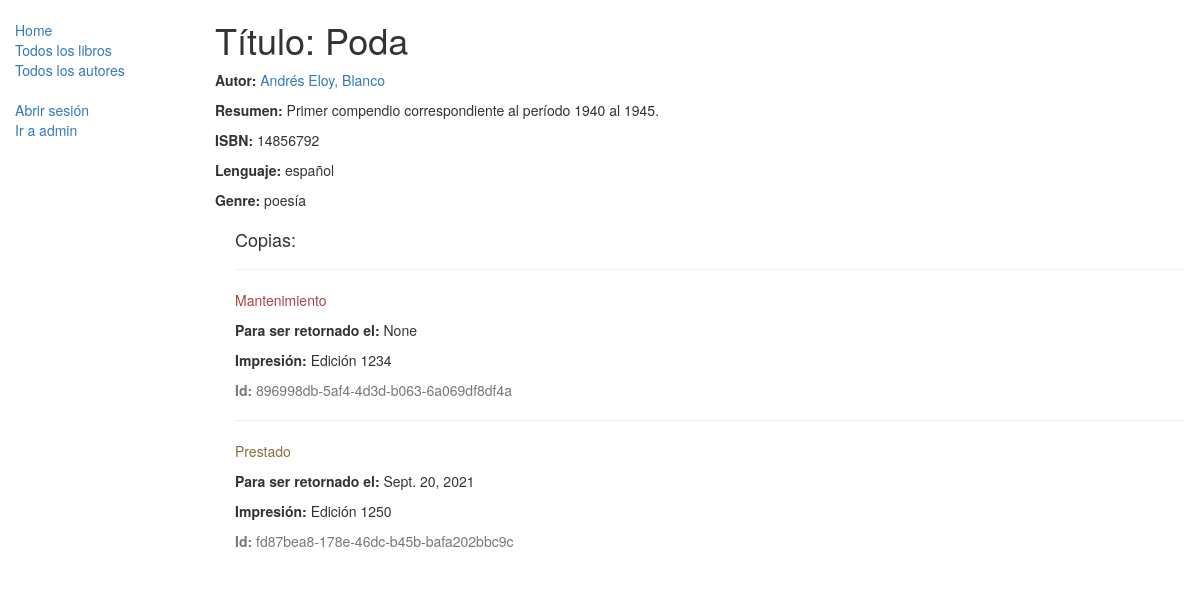
Page /catalogo/libro/1 on the committed database.
### catalogo/models.py (models this page shows, shortened)
class Libro(models.Model):
    titulo = models.CharField(max_length=200)
    autor = models.ForeignKey('Autor', on_delete=models.SET_NULL, null=True)
    resumen = models.TextField(max_length=1000, help_text="Ingrese una breve descripción del libro")
    isbn = models.CharField('ISBN',max_length=13, help_text='hasta 13 Caracteres <a href="https://www.isbn-international.org/content/what-isbn">ISBN number</a>')
    genero = models.ManyToManyField(Genero, help_text="seleccione un genero para este libro.")
    lenguaje = models.ForeignKey('Lenguaje', on_delete=models.SET_NULL, null=True)
    def display_genero(self):
        """
        Creates a string for the Genero. This is required to display genre in Admin."""
        return ', '.join([ genero.nombre for genero in self.genero.all()[:3] ])
    display_genero.short_description = 'Genero'

class Autor(models.Model):
    nombre = models.CharField(max_length=100)
    apellido = models.CharField(max_length=100)
    fecha_nacimiento = models.DateField(null=True, blank=True)
    fecha_muerte = models.DateField('Muerte', null=True, blank=True)
    def __str__(self):
        return '%s, %s' % (self.nombre, self.apellido)

class Lenguaje(models.Model):
    nombre = models.CharField(max_length=200,
                            help_text="Introduzca el idioma del libro.")
    def __str__(self):
        return self.nombre

class Genero(models.Model):
    nombre = models.CharField(max_length=200, help_text="Ingrese el tipo de género (p. ej. Ciencia Ficción, Poesía Francesa etc.)")
    def __str__(self):
        return self.nombre

class EjemplarEspecifico(models.Model):
    id = models.UUIDField(primary_key=True, default=uuid.uuid4, help_text="ID único para este libro particular en toda la biblioteca")
    libro = models.ForeignKey('Libro', on_delete=models.SET_NULL, null=True)
    impresion = models.CharField(max_length=200)
    devolucion = models.DateField(null=True, blank=True)
    prestatario = models.ForeignKey(User, on_delete=models.SET_NULL, null=True, blank=True) #Note que el argumento de primero en la instanciación del objeto/clase, models.ForeingKey, User, representa una tabla o clase implicita de django, consistente en todos los usuarios de la aplicación django, guardados en la base de datos.
    campoConstante = 'xxx' #Podemos meter un atributo-campo como una constante simbólica. Todos los registros o filas tendrán este valor en su campo o columna.
    PRESTAMO_STATUS = (
        ('m', 'Mantenimiento'),
        ('p', 'Prestado'),
        ('d', 'Disponible'),
        ('r', 'Reservado'),
    )
    status = models.CharField(max_length=1, choices=PRESTAMO_STATUS, blank=True, default='m', help_text='Estatus en que se encuentra actualmente el ejemplar específico.')
    class Meta:
        ordering = ["devolucion"]
        permissions = (("permisoBibliotecario1", "Permiso tipo 1 sólo para bibliotecarios"), ("permisoBibliotecario2", "Permiso tipo 2 sólo para bibliotecarios"), ("unPermisoX", "Un permiso de hacer x cosa a x usuario."), )

### catalogo/views.py (the view)
class VistaDetalleDeLibro(generic.DetailView):
    model = Libro  #Mismo modelo Libro, distinto tipo de vista genérica (generic.DetailView)

### catalogo/templates/catalogo/libro_detail.html (shortened to what this page needs)
{% extends "base_generica.html" %}
{% block content %}
  <h1>Título: {{ libro.titulo }}</h1>
  <p><strong>Autor:</strong> <a href="{% url 'autor-detail' libro.autor.pk %}">{{ libro.autor }}</a></p>
  <p><strong>Resumen:</strong> {{ libro.resumen }}</p>
  <p><strong>ISBN:</strong> {{ libro.isbn }}</p>
  <p><strong>Lenguaje:</strong> {{ libro.lenguaje }}</p>
  <p><strong>Genre:</strong> {% for genero in libro.genero.all %} {{ genero }}{% if not forloop.last %}, {% endif %}{% endfor %}</p>
  <div style="margin-left:20px;margin-top:20px">
    <h4>Copias:</h4>
    {% for copy in libro.ejemplarespecifico_set.all %}
    <hr>
    <p class="{% if copy.status == 'd' %}text-success{% elif copy.status == 'm' %}text-danger{% else %}text-warning{% endif %}">{{ copy.get_status_display }}</p>{% if copy.status ==... dentro de la etiqueta de marcado de apertura de párrafo.-->
    {% if copy.status != 'd' %}<p><strong>Para ser retornado el:</strong> {{copy.devolucion}}</p>{% endif %}
    <p><strong>Impresión:</strong> {{copy.impresion}}</p>
    <p class="text-muted"><strong>Id:</strong> {{copy.id}}</p>
    {% endfor %}
  </div>
{% endblock %}

### rows in the picture
Libro: titulo "Poda", autor "Andrés Eloy, Blanco", resumen "Primer compendio correspondiente al período 1940 al 1945.", isbn "14856792", lenguaje "español"
Genero: nombre "poesía"
EjemplarEspecifico: status "Mantenimiento", devolucion "None", impresion "Edición 1234", id "896998db-5af4-4d3d-b063-6a069df8df4a"
EjemplarEspecifico: status "Prestado", devolucion "Sept. 20, 2021", impresion "Edición 1250", id "fd87bea8-178e-46dc-b45b-bafa202bbc9c"
